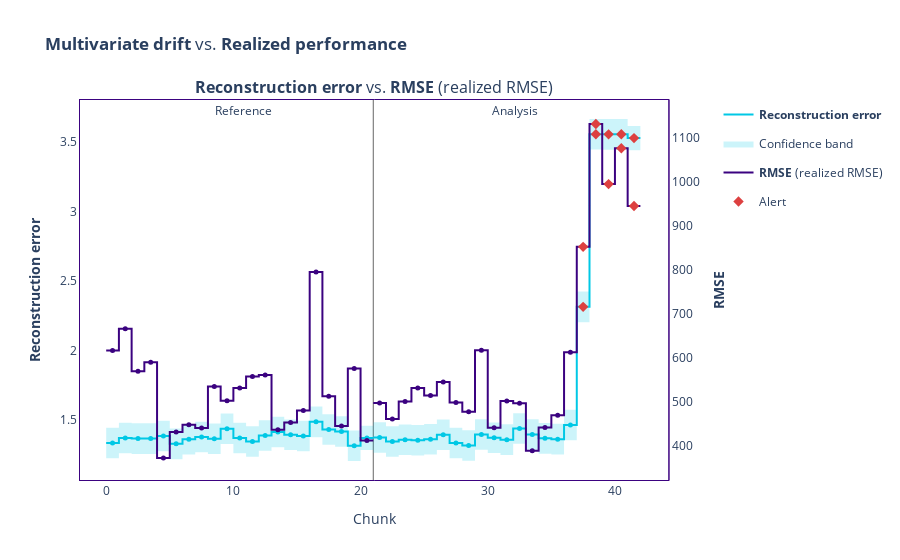

This figure's notebook cell:
### Markdown cell above
### Multivariate rec + realized performace

### Code cell
multivariate_results.compare(realized_results).plot().show()

### Figure 1 — Plotly figure (JSON) as saved in the notebook; plotly's stock layout.template omitted (floating-point values rounded to 4 significant figures)
{"data": [{"hoverinfo": "skip", "line": {"color": "#00c8e5", "shape": "hv", "width": 2}, "mode": "lines", "name": "<b>Reconstruction error</b>", "showlegend": true, "type": "scatter", "x": [0, 1, 2, 3, 4, 5, 6, 7, 8, 9, 10, 11, 12, 13, 14, 15, 16, 17, 18, 19, 20, 21], "xaxis": "x", "y": [1.335, 1.372, 1.367, 1.367, 1.385, 1.329, 1.362, 1.378, 1.366, 1.437, 1.371, 1.346, 1.388, 1.414, 1.395, 1.386, 1.487, 1.432, 1.417, 1.315, 1.371, 1.371], "yaxis": "y"}, {"customdata": [["<b>Reconstruction error</b>", "<b style=\"color:Colors.BLUE_SKY_CRAYOLA;line-height:60px\">Reference</b>", "[0:249]", "Chunk index: <b>0</b>", 1.335], ["<b>Reconstruction error</b>", "<b style=\"color:Colors.BLUE_SKY_CRAYOLA;line-height:60px\">Reference</b>", "[250:499]", "Chunk index: <b>1</b>", 1.372], ["<b>Reconstruction error</b>", "<b style=\"color:Colors.BLUE_SKY_CRAYOLA;line-height:60px\">Reference</b>", "[500:749]", "Chunk index: <b>2</b>", 1.367], ["<b>Reconstruction error</b>", "<b style=\"color:Colors.BLUE_SKY_CRAYOLA;line-height:60px\">Reference</b>", "[750:999]", "Chunk index: <b>3</b>", 1.367], ["<b>Reconstruction error</b>", "<b style=\"color:Colors.BLUE_SKY_CRAYOLA;line-height:60px\">Reference</b>", "[1000:1249]", "Chunk index: <b>4</b>", 1.385], ["<b>Reconstruction error</b>", "<b style=\"color:Colors.BLUE_SKY_CRAYOLA;line-height:60px\">Reference</b>", "[1250:1499]", "Chunk index: <b>5</b>", 1.329], ["<b>Reconstruction error</b>", "<b style=\"color:Colors.BLUE_SKY_CRAYOLA;line-height:60px\">Reference</b>", "[1500:1749]", "Chunk index: <b>6</b>", 1.362], ["<b>Reconstruction error</b>", "<b style=\"color:Colors.BLUE_SKY_CRAYOLA;line-height:60px\">Reference</b>", "[1750:1999]", "Chunk index: <b>7</b>", 1.378], ["<b>Reconstruction error</b>", "<b style=\"color:Colors.BLUE_SKY_CRAYOLA;line-height:60px\">Reference</b>", "[2000:2249]", "Chunk index: <b>8</b>", 1.366], ["<b>Reconstruction error</b>", "<b style=\"color:Colors.BLUE_SKY_CRAYOLA;line-height:60px\">Reference</b>", "[2250:2499]", "Chunk index: <b>9</b>", 1.437], ["<b>Reconstruction error</b>", "<b style=\"color:Colors.BLUE_SKY_CRAYOLA;line-height:60px\">Reference</b>", "[2500:2749]", "Chunk index: <b>10</b>", 1.371], ["<b>Reconstruction error</b>", "<b style=\"color:Colors.BLUE_SKY_CRAYOLA;line-height:60px\">Reference</b>", "[2750:2999]", "Chunk index: <b>11</b>", 1.346], ["<b>Reconstruction error</b>", "<b style=\"color:Colors.BLUE_SKY_CRAYOLA;line-height:60px\">Reference</b>", "[3000:3249]", "Chunk index: <b>12</b>", 1.388], ["<b>Reconstruction error</b>", "<b style=\"color:Colors.BLUE_SKY_CRAYOLA;line-height:60px\">Reference</b>", "[3250:3499]", "Chunk index: <b>13</b>", 1.415], ["<b>Reconstruction error</b>", "<b style=\"color:Colors.BLUE_SKY_CRAYOLA;line-height:60px\">Reference</b>", "[3500:3749]", "Chunk index: <b>14</b>", 1.395], ["<b>Reconstruction error</b>", "<b style=\"color:Colors.BLUE_SKY_CRAYOLA;line-height:60px\">Reference</b>", "[3750:3999]", "Chunk index: <b>15</b>", 1.386], ["<b>Reconstruction error</b>", "<b style=\"color:Colors.BLUE_SKY_CRAYOLA;line-height:60px\">Reference</b>", "[4000:4249]", "Chunk index: <b>16</b>", 1.487], ["<b>Reconstruction error</b>", "<b style=\"color:Colors.BLUE_SKY_CRAYOLA;line-height:60px\">Reference</b>", "[4250:4499]", "Chunk index: <b>17</b>", 1.432], ["<b>Reconstruction error</b>", "<b style=\"color:Colors.BLUE_SKY_CRAYOLA;line-height:60px\">Reference</b>", "[4500:4749]", "Chunk index: <b>18</b>", 1.417], ["<b>Reconstruction error</b>", "<b style=\"color:Colors.BLUE_SKY_CRAYOLA;line-height:60px\">Reference</b>", "[4750:4999]", "Chunk index: <b>19</b>", 1.315], ["<b>Reconstruction error</b>", "<b style=\"color:Colors.BLUE_SKY_CRAYOLA;line-height:60px\">Reference</b>", "[5000:5393]", "Chunk index: <b>20</b>", 1.371]], "hovertemplate": "%{customdata[1]}<br />Chunk: <b>%{customdata[2]}</b> &nbsp; &nbsp; %{customdata[3]} <br />%{customdata[0]}: <b>%{customdata[4]}</b><br /><extra></extra>", "marker": {"color": "#00c8e5", "size": 5, "symbol": "circle"}, "mode": "markers", "name": "<b>Reconstruction error</b>", "showlegend": false, "type": "scatter", "x": [0.5, 1.5, 2.5, 3.5, 4.5, 5.5, 6.5, 7.5, 8.5, 9.5, 10.5, 11.5, 12.5, 13.5, 14.5, 15.5, 16.5, 17.5, 18.5, 19.5, 20.5], "xaxis": "x", "y": [1.335, 1.372, 1.367, 1.367, 1.385, 1.329, 1.362, 1.378, 1.366, 1.437, 1.371, 1.346, 1.388, 1.414, 1.395, 1.386, 1.487, 1.432, 1.417, 1.315, 1.371, 1.371], "yaxis": "y"}, {"hoverinfo": "skip", "line": {"color": "rgba(0, 0, 0, 0)", "shape": "hv"}, "mode": "lines", "name": "Confidence band", "showlegend": false, "type": "scatter", "x": [0, 1, 2, 3, 4, 5, 6, 7, 8, 9, 10, 11, 12, 13, 14, 15, 16, 17, 18, 19, 20, 21], "xaxis": "x", "y": [1.445, 1.481, 1.476, 1.476, 1.495, 1.439, 1.471, 1.487, 1.476, 1.547, 1.481, 1.456, 1.498, 1.524, 1.505, 1.496, 1.597, 1.541, 1.527, 1.425, 1.459, 1.459], "yaxis": "y"}, {"fill": "tonexty", "fillcolor": "rgba(0, 200, 229, 0.2)", "hoverinfo": "skip", "line": {"color": "rgba(0, 0, 0, 0)", "shape": "hv"}, "mode": "lines", "name": "Confidence band", "showlegend": true, "type": "scatter", "x": [0, 1, 2, 3, 4, 5, 6, 7, 8, 9, 10, 11, 12, 13, 14, 15, 16, 17, 18, 19, 20, 21], "xaxis": "x", "y": [1.225, 1.262, 1.257, 1.257, 1.275, 1.219, 1.252, 1.268, 1.256, 1.327, 1.261, 1.236, 1.279, 1.305, 1.285, 1.276, 1.377, 1.322, 1.307, 1.206, 1.284, 1.284], "yaxis": "y"}, {"hoverinfo": "skip", "line": {"color": "#3b0280", "shape": "hv", "width": 2}, "mode": "lines", "name": "<b>RMSE</b> (realized RMSE)", "showlegend": true, "type": "scatter", "x": [0, 1, 2, 3, 4, 5, 6, 7, 8, 9, 10, 11, 12, 13, 14, 15, 16, 17, 18, 19, 20, 21], "xaxis": "x", "y": [616.7, 666.1, 569.3, 590.0, 373.0, 431.4, 447.9, 440.8, 534.9, 502.6, 531.5, 557.4, 560.8, 436.6, 453.3, 480.6, 794.5, 512.5, 445.3, 575.5, 412.4, 412.4], "yaxis": "y2"}, {"customdata": [["<b>RMSE</b>", "<b style=\"color:Colors.INDIGO_PERSIAN;line-height:60px\">Reference</b>", "[0:249]", "Chunk index: <b>0</b>", 616.7], ["<b>RMSE</b>", "<b style=\"color:Colors.INDIGO_PERSIAN;line-height:60px\">Reference</b>", "[250:499]", "Chunk index: <b>1</b>", 666.1], ["<b>RMSE</b>", "<b style=\"color:Colors.INDIGO_PERSIAN;line-height:60px\">Reference</b>", "[500:749]", "Chunk index: <b>2</b>", 569.3], ["<b>RMSE</b>", "<b style=\"color:Colors.INDIGO_PERSIAN;line-height:60px\">Reference</b>", "[750:999]", "Chunk index: <b>3</b>", 590.0], ["<b>RMSE</b>", "<b style=\"color:Colors.INDIGO_PERSIAN;line-height:60px\">Reference</b>", "[1000:1249]", "Chunk index: <b>4</b>", 373.0], ["<b>RMSE</b>", "<b style=\"color:Colors.INDIGO_PERSIAN;line-height:60px\">Reference</b>", "[1250:1499]", "Chunk index: <b>5</b>", 431.4], ["<b>RMSE</b>", "<b style=\"color:Colors.INDIGO_PERSIAN;line-height:60px\">Reference</b>", "[1500:1749]", "Chunk index: <b>6</b>", 447.9], ["<b>RMSE</b>", "<b style=\"color:Colors.INDIGO_PERSIAN;line-height:60px\">Reference</b>", "[1750:1999]", "Chunk index: <b>7</b>", 440.8], ["<b>RMSE</b>", "<b style=\"color:Colors.INDIGO_PERSIAN;line-height:60px\">Reference</b>", "[2000:2249]", "Chunk index: <b>8</b>", 534.9], ["<b>RMSE</b>", "<b style=\"color:Colors.INDIGO_PERSIAN;line-height:60px\">Reference</b>", "[2250:2499]", "Chunk index: <b>9</b>", 502.6], ["<b>RMSE</b>", "<b style=\"color:Colors.INDIGO_PERSIAN;line-height:60px\">Reference</b>", "[2500:2749]", "Chunk index: <b>10</b>", 531.5], ["<b>RMSE</b>", "<b style=\"color:Colors.INDIGO_PERSIAN;line-height:60px\">Reference</b>", "[2750:2999]", "Chunk index: <b>11</b>", 557.4], ["<b>RMSE</b>", "<b style=\"color:Colors.INDIGO_PERSIAN;line-height:60px\">Reference</b>", "[3000:3249]", "Chunk index: <b>12</b>", 560.8], ["<b>RMSE</b>", "<b style=\"color:Colors.INDIGO_PERSIAN;line-height:60px\">Reference</b>", "[3250:3499]", "Chunk index: <b>13</b>", 436.6], ["<b>RMSE</b>", "<b style=\"color:Colors.INDIGO_PERSIAN;line-height:60px\">Reference</b>", "[3500:3749]", "Chunk index: <b>14</b>", 453.3], ["<b>RMSE</b>", "<b style=\"color:Colors.INDIGO_PERSIAN;line-height:60px\">Reference</b>", "[3750:3999]", "Chunk index: <b>15</b>", 480.6], ["<b>RMSE</b>", "<b style=\"color:Colors.INDIGO_PERSIAN;line-height:60px\">Reference</b>", "[4000:4249]", "Chunk index: <b>16</b>", 794.5], ["<b>RMSE</b>", "<b style=\"color:Colors.INDIGO_PERSIAN;line-height:60px\">Reference</b>", "[4250:4499]", "Chunk index: <b>17</b>", 512.5], ["<b>RMSE</b>", "<b style=\"color:Colors.INDIGO_PERSIAN;line-height:60px\">Reference</b>", "[4500:4749]", "Chunk index: <b>18</b>", 445.3], ["<b>RMSE</b>", "<b style=\"color:Colors.INDIGO_PERSIAN;line-height:60px\">Reference</b>", "[4750:4999]", "Chunk index: <b>19</b>", 575.5], ["<b>RMSE</b>", "<b style=\"color:Colors.INDIGO_PERSIAN;line-height:60px\">Reference</b>", "[5000:5393]", "Chunk index: <b>20</b>", 412.4]], "hovertemplate": "%{customdata[1]}<br />Chunk: <b>%{customdata[2]}</b> &nbsp; &nbsp; %{customdata[3]} <br />%{customdata[0]}: <b>%{customdata[4]}</b><br /><extra></extra>", "marker": {"color": "#3b0280", "size": 5, "symbol": "circle"}, "mode": "markers", "name": "<b>RMSE</b> (realized RMSE)", "showlegend": false, "type": "scatter", "x": [0.5, 1.5, 2.5, 3.5, 4.5, 5.5, 6.5, 7.5, 8.5, 9.5, 10.5, 11.5, 12.5, 13.5, 14.5, 15.5, 16.5, 17.5, 18.5, 19.5, 20.5], "xaxis": "x", "y": [616.7, 666.1, 569.3, 590.0, 373.0, 431.4, 447.9, 440.8, 534.9, 502.6, 531.5, 557.4, 560.8, 436.6, 453.3, 480.6, 794.5, 512.5, 445.3, 575.5, 412.4, 412.4], "yaxis": "y2"}, {"hoverinfo": "skip", "line": {"color": "#00c8e5", "shape": "hv", "width": 2}, "mode": "lines", "name": "<b>Reconstruction error</b>", "showlegend": false, "type": "scatter", "x": [21, 22, 23, 24, 25, 26, 27, 28, 29, 30, 31, 32, 33, 34, 35, 36, 37, 38, 39, 40, 41, 42], "xaxis": "x", "y": [1.375, 1.345, 1.358, 1.355, 1.362, 1.394, 1.334, 1.317, 1.397, 1.373, 1.359, 1.439, 1.396, 1.368, 1.363, 1.464, 2.314, 3.554, 3.554, 3.554, 3.527, 3.527], "yaxis": "y"}, {"customdata": [["<b>Reconstruction error</b>", "<b style=\"color:Colors.BLUE_SKY_CRAYOLA;line-height:60px\">Analysis</b>", "", "[0:249]", "Chunk index: <b>21</b>", 1.375], ["<b>Reconstruction error</b>", "<b style=\"color:Colors.BLUE_SKY_CRAYOLA;line-height:60px\">Analysis</b>", "", "[250:499]", "Chunk index: <b>22</b>", 1.345], ["<b>Reconstruction error</b>", "<b style=\"color:Colors.BLUE_SKY_CRAYOLA;line-height:60px\">Analysis</b>", "", "[500:749]", "Chunk index: <b>23</b>", 1.358], ["<b>Reconstruction error</b>", "<b style=\"color:Colors.BLUE_SKY_CRAYOLA;line-height:60px\">Analysis</b>", "", "[750:999]", "Chunk index: <b>24</b>", 1.355], ["<b>Reconstruction error</b>", "<b style=\"color:Colors.BLUE_SKY_CRAYOLA;line-height:60px\">Analysis</b>", "", "[1000:1249]", "Chunk index: <b>25</b>", 1.362], ["<b>Reconstruction error</b>", "<b style=\"color:Colors.BLUE_SKY_CRAYOLA;line-height:60px\">Analysis</b>", "", "[1250:1499]", "Chunk index: <b>26</b>", 1.394], ["<b>Reconstruction error</b>", "<b style=\"color:Colors.BLUE_SKY_CRAYOLA;line-height:60px\">Analysis</b>", "", "[1500:1749]", "Chunk index: <b>27</b>", 1.335], ["<b>Reconstruction error</b>", "<b style=\"color:Colors.BLUE_SKY_CRAYOLA;line-height:60px\">Analysis</b>", "", "[1750:1999]", "Chunk index: <b>28</b>", 1.317], ["<b>Reconstruction error</b>", "<b style=\"color:Colors.BLUE_SKY_CRAYOLA;line-height:60px\">Analysis</b>", "", "[2000:2249]", "Chunk index: <b>29</b>", 1.397], ["<b>Reconstruction error</b>", "<b style=\"color:Colors.BLUE_SKY_CRAYOLA;line-height:60px\">Analysis</b>", "", "[2250:2499]", "Chunk index: <b>30</b>", 1.373], ["<b>Reconstruction error</b>", "<b style=\"color:Colors.BLUE_SKY_CRAYOLA;line-height:60px\">Analysis</b>", "", "[2500:2749]", "Chunk index: <b>31</b>", 1.359], ["<b>Reconstruction error</b>", "<b style=\"color:Colors.BLUE_SKY_CRAYOLA;line-height:60px\">Analysis</b>", "", "[2750:2999]", "Chunk index: <b>32</b>", 1.439], ["<b>Reconstruction error</b>", "<b style=\"color:Colors.BLUE_SKY_CRAYOLA;line-height:60px\">Analysis</b>", "", "[3000:3249]", "Chunk index: <b>33</b>", 1.396], ["<b>Reconstruction error</b>", "<b style=\"color:Colors.BLUE_SKY_CRAYOLA;line-height:60px\">Analysis</b>", "", "[3250:3499]", "Chunk index: <b>34</b>", 1.368], ["<b>Reconstruction error</b>", "<b style=\"color:Colors.BLUE_SKY_CRAYOLA;line-height:60px\">Analysis</b>", "", "[3500:3749]", "Chunk index: <b>35</b>", 1.363], ["<b>Reconstruction error</b>", "<b style=\"color:Colors.BLUE_SKY_CRAYOLA;line-height:60px\">Analysis</b>", "", "[3750:3999]", "Chunk index: <b>36</b>", 1.464], ["<b>Reconstruction error</b>", "<b style=\"color:Colors.BLUE_SKY_CRAYOLA;line-height:60px\">Analysis</b>", "<span style=\"color:#AD0000\">⚠ <b>Drift detected</b></span>", "[4000:4249]", "Chunk index: <b>37</b>", 2.313], ["<b>Reconstruction error</b>", "<b style=\"color:Colors.BLUE_SKY_CRAYOLA;line-height:60px\">Analysis</b>", "<span style=\"color:#AD0000\">⚠ <b>Drift detected</b></span>", "[4250:4499]", "Chunk index: <b>38</b>", 3.554], ["<b>Reconstruction error</b>", "<b style=\"color:Colors.BLUE_SKY_CRAYOLA;line-height:60px\">Analysis</b>", "<span style=\"color:#AD0000\">⚠ <b>Drift detected</b></span>", "[4500:4749]", "Chunk index: <b>39</b>", 3.554], ["<b>Reconstruction error</b>", "<b style=\"color:Colors.BLUE_SKY_CRAYOLA;line-height:60px\">Analysis</b>", "<span style=\"color:#AD0000\">⚠ <b>Drift detected</b></span>", "[4750:4999]", "Chunk index: <b>40</b>", 3.554], ["<b>Reconstruction error</b>", "<b style=\"color:Colors.BLUE_SKY_CRAYOLA;line-height:60px\">Analysis</b>", "<span style=\"color:#AD0000\">⚠ <b>Drift detected</b></span>", "[5000:5393]", "Chunk index: <b>41</b>", 3.527]], "hovertemplate": "%{customdata[1]} &nbsp; &nbsp; %{customdata[2]} <br />Chunk: <b>%{customdata[3]}</b> &nbsp; &nbsp; %{customdata[4]} <br />%{customdata[0]}: <b>%{customdata[5]}</b><br /><extra></extra>", "marker": {"color": "#00c8e5", "size": 5, "symbol": "circle"}, "mode": "markers", "name": "<b>Reconstruction error</b>", "showlegend": false, "type": "scatter", "x": [21.5, 22.5, 23.5, 24.5, 25.5, 26.5, 27.5, 28.5, 29.5, 30.5, 31.5, 32.5, 33.5, 34.5, 35.5, 36.5, 37.5, 38.5, 39.5, 40.5, 41.5], "xaxis": "x", "y": [1.375, 1.345, 1.358, 1.355, 1.362, 1.394, 1.334, 1.317, 1.397, 1.373, 1.359, 1.439, 1.396, 1.368, 1.363, 1.464, 2.314, 3.554, 3.554, 3.554, 3.527, 3.527], "yaxis": "y"}, {"hoverinfo": "skip", "line": {"color": "rgba(0, 0, 0, 0)", "shape": "hv"}, "mode": "lines", "name": "Confidence band", "showlegend": false, "type": "scatter", "x": [21, 22, 23, 24, 25, 26, 27, 28, 29, 30, 31, 32, 33, 34, 35, 36, 37, 38, 39, 40, 41, 42], "xaxis": "x", "y": [1.485, 1.455, 1.468, 1.465, 1.472, 1.504, 1.444, 1.427, 1.507, 1.483, 1.469, 1.549, 1.506, 1.478, 1.473, 1.574, 2.423, 3.664, 3.663, 3.664, 3.614, 3.614], "yaxis": "y"}, {"fill": "tonexty", "fillcolor": "rgba(0, 200, 229, 0.2)", "hoverinfo": "skip", "line": {"color": "rgba(0, 0, 0, 0)", "shape": "hv"}, "mode": "lines", "name": "Confidence band", "showlegend": false, "type": "scatter", "x": [21, 22, 23, 24, 25, 26, 27, 28, 29, 30, 31, 32, 33, 34, 35, 36, 37, 38, 39, 40, 41, 42], "xaxis": "x", "y": [1.265, 1.235, 1.249, 1.245, 1.252, 1.284, 1.225, 1.208, 1.287, 1.264, 1.249, 1.33, 1.286, 1.259, 1.253, 1.354, 2.204, 3.444, 3.444, 3.444, 3.439, 3.439], "yaxis": "y"}, {"hoverinfo": "skip", "line": {"color": "#3b0280", "shape": "hv", "width": 2}, "mode": "lines", "name": "<b>RMSE</b> (realized RMSE)", "showlegend": false, "type": "scatter", "x": [21, 22, 23, 24, 25, 26, 27, 28, 29, 30, 31, 32, 33, 34, 35, 36, 37, 38, 39, 40, 41, 42], "xaxis": "x", "y": [497.3, 461.4, 500.8, 531.5, 514.7, 545.0, 498.5, 477.5, 617.3, 441.3, 502.0, 497.1, 389.4, 441.9, 469.8, 612.4, 851.6, 1130.0, 994.0, 1075.0, 944.5, 944.5], "yaxis": "y2"}, {"customdata": [["<b>RMSE</b>", "<b style=\"color:Colors.INDIGO_PERSIAN;line-height:60px\">Analysis</b>", "", "[0:249]", "Chunk index: <b>21</b>", 497.3], ["<b>RMSE</b>", "<b style=\"color:Colors.INDIGO_PERSIAN;line-height:60px\">Analysis</b>", "", "[250:499]", "Chunk index: <b>22</b>", 461.4], ["<b>RMSE</b>", "<b style=\"color:Colors.INDIGO_PERSIAN;line-height:60px\">Analysis</b>", "", "[500:749]", "Chunk index: <b>23</b>", 500.8], ["<b>RMSE</b>", "<b style=\"color:Colors.INDIGO_PERSIAN;line-height:60px\">Analysis</b>", "", "[750:999]", "Chunk index: <b>24</b>", 531.5], ["<b>RMSE</b>", "<b style=\"color:Colors.INDIGO_PERSIAN;line-height:60px\">Analysis</b>", "", "[1000:1249]", "Chunk index: <b>25</b>", 514.7], ["<b>RMSE</b>", "<b style=\"color:Colors.INDIGO_PERSIAN;line-height:60px\">Analysis</b>", "", "[1250:1499]", "Chunk index: <b>26</b>", 545.0], ["<b>RMSE</b>", "<b style=\"color:Colors.INDIGO_PERSIAN;line-height:60px\">Analysis</b>", "", "[1500:1749]", "Chunk index: <b>27</b>", 498.5], ["<b>RMSE</b>", "<b style=\"color:Colors.INDIGO_PERSIAN;line-height:60px\">Analysis</b>", "", "[1750:1999]", "Chunk index: <b>28</b>", 477.5], ["<b>RMSE</b>", "<b style=\"color:Colors.INDIGO_PERSIAN;line-height:60px\">Analysis</b>", "", "[2000:2249]", "Chunk index: <b>29</b>", 617.3], ["<b>RMSE</b>", "<b style=\"color:Colors.INDIGO_PERSIAN;line-height:60px\">Analysis</b>", "", "[2250:2499]", "Chunk index: <b>30</b>", 441.3], ["<b>RMSE</b>", "<b style=\"color:Colors.INDIGO_PERSIAN;line-height:60px\">Analysis</b>", "", "[2500:2749]", "Chunk index: <b>31</b>", 502.0], ["<b>RMSE</b>", "<b style=\"color:Colors.INDIGO_PERSIAN;line-height:60px\">Analysis</b>", "", "[2750:2999]", "Chunk index: <b>32</b>", 497.1], ["<b>RMSE</b>", "<b style=\"color:Colors.INDIGO_PERSIAN;line-height:60px\">Analysis</b>", "", "[3000:3249]", "Chunk index: <b>33</b>", 389.4], ["<b>RMSE</b>", "<b style=\"color:Colors.INDIGO_PERSIAN;line-height:60px\">Analysis</b>", "", "[3250:3499]", "Chunk index: <b>34</b>", 441.9], ["<b>RMSE</b>", "<b style=\"color:Colors.INDIGO_PERSIAN;line-height:60px\">Analysis</b>", "", "[3500:3749]", "Chunk index: <b>35</b>", 469.8], ["<b>RMSE</b>", "<b style=\"color:Colors.INDIGO_PERSIAN;line-height:60px\">Analysis</b>", "", "[3750:3999]", "Chunk index: <b>36</b>", 612.4], ["<b>RMSE</b>", "<b style=\"color:Colors.INDIGO_PERSIAN;line-height:60px\">Analysis</b>", "<span style=\"color:#AD0000\">⚠ <b>Drift detected</b></span>", "[4000:4249]", "Chunk index: <b>37</b>", 851.6], ["<b>RMSE</b>", "<b style=\"color:Colors.INDIGO_PERSIAN;line-height:60px\">Analysis</b>", "<span style=\"color:#AD0000\">⚠ <b>Drift detected</b></span>", "[4250:4499]", "Chunk index: <b>38</b>", 1130.0], ["<b>RMSE</b>", "<b style=\"color:Colors.INDIGO_PERSIAN;line-height:60px\">Analysis</b>", "<span style=\"color:#AD0000\">⚠ <b>Drift detected</b></span>", "[4500:4749]", "Chunk index: <b>39</b>", 994.0], ["<b>RMSE</b>", "<b style=\"color:Colors.INDIGO_PERSIAN;line-height:60px\">Analysis</b>", "<span style=\"color:#AD0000\">⚠ <b>Drift detected</b></span>", "[4750:4999]", "Chunk index: <b>40</b>", 1075.0], ["<b>RMSE</b>", "<b style=\"color:Colors.INDIGO_PERSIAN;line-height:60px\">Analysis</b>", "<span style=\"color:#AD0000\">⚠ <b>Drift detected</b></span>", "[5000:5393]", "Chunk index: <b>41</b>", 944.5]], "hovertemplate": "%{customdata[1]} &nbsp; &nbsp; %{customdata[2]} <br />Chunk: <b>%{customdata[3]}</b> &nbsp; &nbsp; %{customdata[4]} <br />%{customdata[0]}: <b>%{customdata[5]}</b><br /><extra></extra>", "marker": {"color": "#3b0280", "size": 5, "symbol": "circle"}, "mode": "markers", "name": "<b>RMSE</b> (realized RMSE)", "showlegend": false, "type": "scatter", "x": [21.5, 22.5, 23.5, 24.5, 25.5, 26.5, 27.5, 28.5, 29.5, 30.5, 31.5, 32.5, 33.5, 34.5, 35.5, 36.5, 37.5, 38.5, 39.5, 40.5, 41.5], "xaxis": "x", "y": [497.3, 461.4, 500.8, 531.5, 514.7, 545.0, 498.5, 477.5, 617.3, 441.3, 502.0, 497.1, 389.4, 441.9, 469.8, 612.4, 851.6, 1130.0, 994.0, 1075.0, 944.5, 944.5], "yaxis": "y2"}, {"hoverinfo": "skip", "legendgroup": "alert", "marker": {"color": "#DD4040", "size": 8, "symbol": "diamond"}, "mode": "markers", "name": "Alert", "showlegend": true, "type": "scatter", "x": [37.5, 38.5, 39.5, 40.5, 41.5], "xaxis": "x", "y": [2.314, 3.554, 3.554, 3.554, 3.527], "yaxis": "y"}, {"hoverinfo": "skip", "legendgroup": "alert", "marker": {"color": "#DD4040", "size": 8, "symbol": "diamond"}, "mode": "markers", "name": "Alert", "showlegend": false, "type": "scatter", "x": [37.5, 38.5, 39.5, 40.5, 41.5], "xaxis": "x", "y": [851.6, 1130.0, 994.0, 1075.0, 944.5], "yaxis": "y2"}], "layout": {"annotations": [{"font": {"size": 16}, "showarrow": false, "text": "<b>Reconstruction error</b> vs. <b>RMSE</b> (realized RMSE)", "x": 0.47, "xanchor": "center", "xref": "paper", "y": 1, "yanchor": "bottom", "yref": "paper"}, {"showarrow": false, "text": "Reference", "x": 10, "xshift": 10, "y": 1, "yref": "paper"}, {"showarrow": false, "text": "Analysis", "x": 31, "xshift": 15, "y": 1, "yref": "paper"}], "autosize": true, "hoverlabel": {"bgcolor": "white", "font": {"size": 14}}, "legend": {"itemclick": false, "itemdoubleclick": false, "traceorder": "grouped"}, "paper_bgcolor": "rgba(255,255,255,1)", "plot_bgcolor": "rgba(255,255,255,1)", "shapes": [{"layer": "below", "line": {"color": "#666666", "width": 1}, "type": "line", "x0": 21, "x1": 21, "xref": "x", "y0": 0, "y1": 1, "yref": "y domain"}], "title": {"text": "<b>Multivariate drift</b> vs. <b>Realized performance</b>"}, "xaxis": {"anchor": "y", "autorange": true, "domain": [0, 0.94], "linecolor": "#3b0280", "matches": "x", "mirror": true, "range": [-2.126, 44.31], "showgrid": false, "title": {"text": "Chunk"}, "type": "linear", "zeroline": false}, "yaxis": {"anchor": "x", "autorange": true, "domain": [0, 1], "linecolor": "#3b0280", "mirror": true, "range": [1.069, 3.801], "showgrid": false, "title": {"text": "<b>Reconstruction error</b>"}, "type": "linear", "zeroline": false}, "yaxis2": {"anchor": "x", "autorange": true, "linecolor": "#3b0280", "mirror": true, "overlaying": "y", "range": [321.2, 1187.0], "showgrid": false, "side": "right", "title": {"text": "<b>RMSE</b>"}, "type": "linear", "zeroline": false}}}
